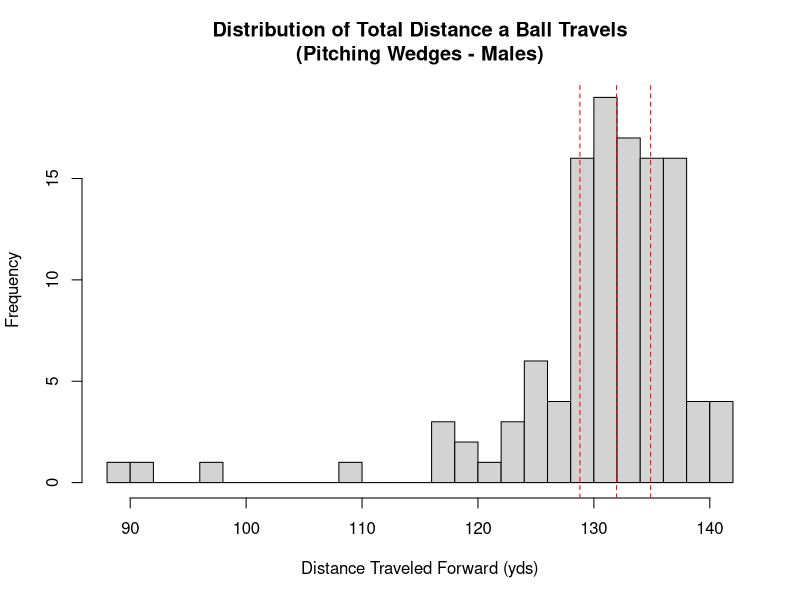
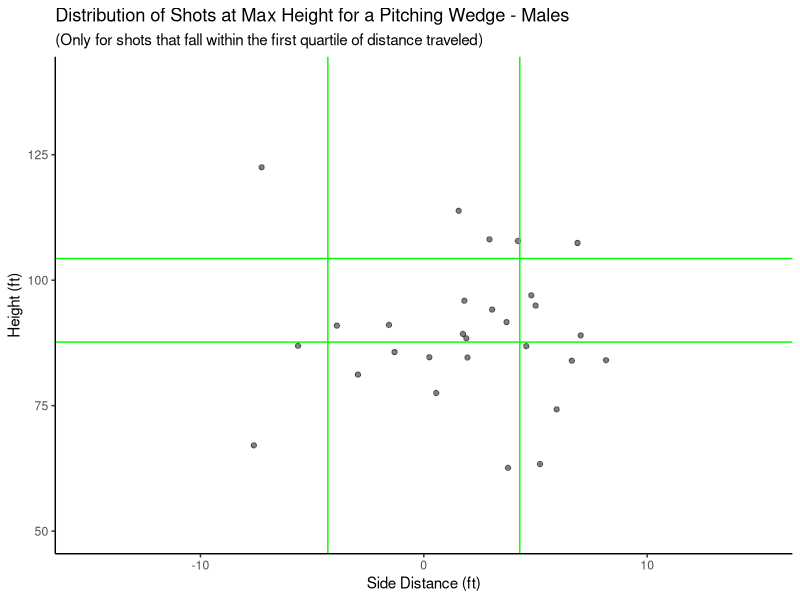
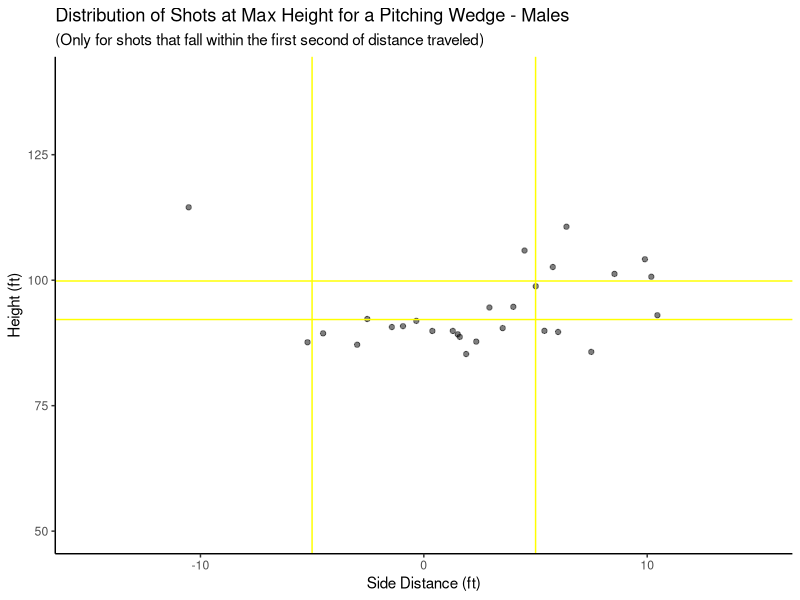
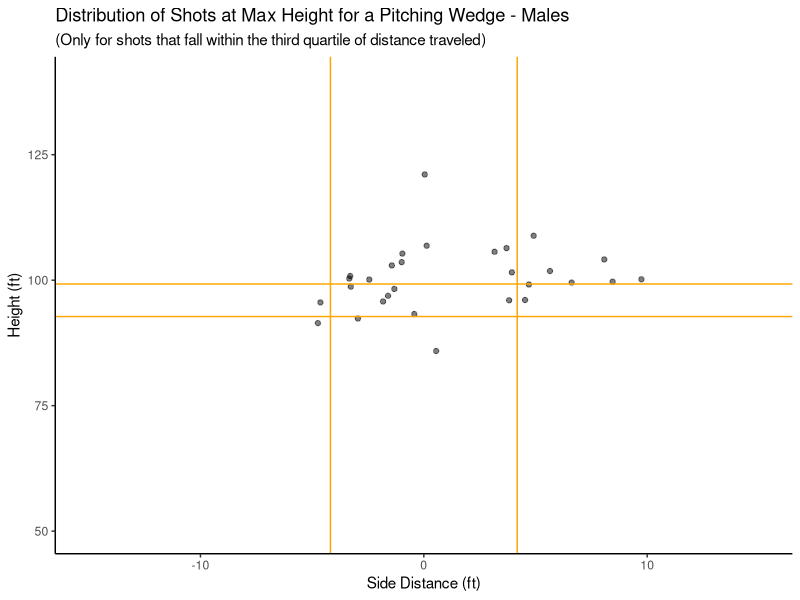
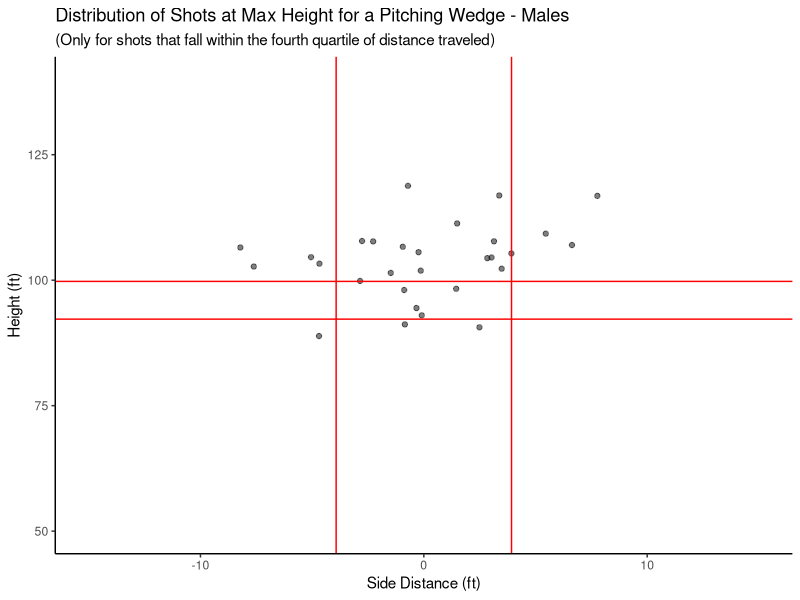
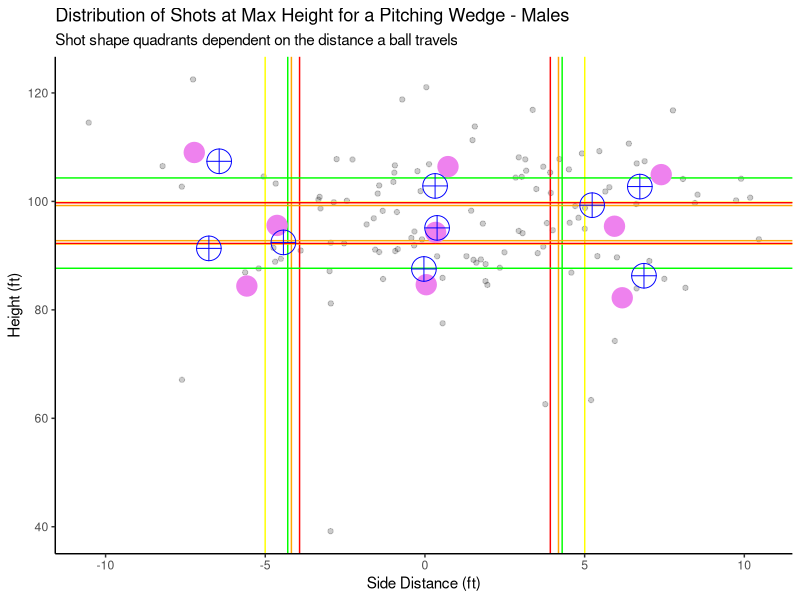

R code for these plots, in order:
## ---- chunk 1
library(tidyverse)
library(mgcv)
library(gam)
library(kableExtra)
# load in data
df_st_club <- read_csv("Data Cleaning/Output Data/Cleaned_Standard_Clubs.csv")

# Filter df for only Pitching Wedges
df_pw_lim <- filter(df_st_club, Club == "Pitching Wedge" & Sex == "Male")
## ---- chunk 2
# Side model
pw_side_final <- gam::gam(`Max Height - Side` ~
  gam::s(`Club Speed`) +
  gam::s(`Attack Angle`) +
  gam::s(`Swing Plane`) +
  gam::s(`Face Angle`) +
  gam::s(`Club Path`) +
  gam::s(shaft_lean), data = df_pw_lim)

# Height model
pw_height_final <- gam::gam(`Max Height - Height` ~
  gam::s(`Club Speed`) +
  gam::s(`Attack Angle`) +
  gam::s(`Swing Plane`) +
  gam::s(`Face Angle`) +
  gam::s(`Club Path`) +
  gam::s(shaft_lean), data = df_pw_lim)
## ---- chunk 3
# First distance quartile
q1_dist <- quantile(df_pw_lim$`Est. Total Flat - Length`, 0.25)
# Second Distance quartile
median_dist <- quantile(df_pw_lim$`Est. Total Flat - Length`, 0.50)
# Third Distance quartile
q3_dist <- quantile(df_pw_lim$`Est. Total Flat - Length`, 0.75)

# 0-25% of data, divide height standard deviation by this
sd_divisor_side_1 <- 1
# 25-50% of data, divde height standard deviation by this
sd_divisor_side_2 <- 1
# 0-25% of data, divide height standard deviation by this
sd_divisor_side_3 <- 1
# 25-100% of data, divide height standard deviation by this
sd_divisor_side_4 <- 1

# 0-25% of data, divide height standard deviation by this
sd_divisor_height_1 <- 2
# 25-50% of data, divide height standard deviation by this
sd_divisor_height_2 <- 2
# 0-25% of data, divide height standard deviation by this
sd_divisor_height_3 <- 2
# 25-100% of data, divide height standard deviation by this
sd_divisor_height_4 <- 2
## ---- chunk 4
# Split for Pitching Wedges and fades by sign
df_pw_lim$side_class_acc <- ifelse(df_pw_lim$`Max Height - Side` > 0, "Draw", "Fade")

# Limit data to first quartile
df_pw_lim_side1 <- filter(df_pw_lim, `Est. Total Flat - Length` < q1_dist)
# Get standard deviation
sd_lim_side1 <- sd(df_pw_lim_side1$`Max Height - Side`)

# Limit data to second quartile
df_pw_lim_side2 <- filter(df_pw_lim, `Est. Total Flat - Length` >= q1_dist)
df_pw_lim_side2 <- filter(df_pw_lim_side2, `Est. Total Flat - Length` < median_dist)
# Get standard deviation
sd_lim_side2 <- sd(df_pw_lim_side2$`Max Height - Side`)

# Limit data to third quartile
df_pw_lim_side3 <- filter(df_pw_lim, `Est. Total Flat - Length` >= median_dist)
df_pw_lim_side3 <- filter(df_pw_lim_side3, `Est. Total Flat - Length` < q3_dist)
# Get standard deviation
sd_lim_side3 <- sd(df_pw_lim_side3$`Max Height - Side`)

# Limit data to fourth quartile
df_pw_lim_side4 <- filter(df_pw_lim, `Est. Total Flat - Length` >= q3_dist)
# Get standard deviation
sd_lim_side4 <- sd(df_pw_lim_side4$`Max Height - Side`)

# Classify straights
for (i in 1:nrow(df_pw_lim)) {
  # Check to see if shot is in q1
  if (df_pw_lim[i, "Est. Total Flat - Length"] < q1_dist) {
    # Classify as straight is criteria is met
    if (df_pw_lim[i, "Max Height - Side"] < sd_lim_side1 / sd_divisor_side_1 &
      df_pw_lim[i, "Max Height - Side"] > -sd_lim_side1 / sd_divisor_side_1) {
      # Accessing the 'side_class' column by name to assign "Straight"
      df_pw_lim[i, "side_class_acc"] <- "Straight"
    }
    # Check to see if shot is in q2
  } else if (df_pw_lim[i, "Est. Total Flat - Length"] < median_dist) {
    # Classify as straight is criteria is met
    if (df_pw_lim[i, "Max Height - Side"] < sd_lim_side2 / sd_divisor_side_2 &
      df_pw_lim[i, "Max Height - Side"] > -sd_lim_side2 / sd_divisor_side_2) {
      df_pw_lim[i, "side_class_acc"] <- "Straight"
    }
    # Check to see if shot is in q3
  } else if (df_pw_lim[i, "Est. Total Flat - Length"] < q3_dist) {
    # Classify as straight is criteria is met
    if (df_pw_lim[i, "Max Height - Side"] < sd_lim_side3 / sd_divisor_side_3 &
      df_pw_lim[i, "Max Height - Side"] > -sd_lim_side3 / sd_divisor_side_3) {
      df_pw_lim[i, "side_class_acc"] <- "Straight"
    }
    # Check to see if shot is in q4
  } else {
    # Classify as straight is criteria is met
    if (df_pw_lim[i, "Max Height - Side"] < sd_lim_side4 / sd_divisor_side_4 &
      df_pw_lim[i, "Max Height - Side"] > -sd_lim_side4 / sd_divisor_side_4) {
      df_pw_lim[i, "side_class_acc"] <- "Straight"
    }
  }
}
## ---- chunk 5
# Define height class variable
df_pw_lim$height_class_acc <- "Medium"

# Limit data to first quartile
df_pw_lim_height1 <- filter(df_pw_lim, `Est. Total Flat - Length` < q1_dist)
# Get mean and standard deviation
mean_lim_height1 <- mean(df_pw_lim_height1$`Max Height - Height`)
mean_lim_height1 <- 96
sd_lim_height1 <- sd(df_pw_lim_height1$`Max Height - Height`)

# Limit data to second quartile
df_pw_lim_height2 <- filter(df_pw_lim, `Est. Total Flat - Length` >= q1_dist)
df_pw_lim_height2 <- filter(df_pw_lim_height2, `Est. Total Flat - Length` < median_dist)
# Get mean and standard deviation
mean_lim_height2 <- mean(df_pw_lim_height2$`Max Height - Height`)
mean_lim_height2 <- 96
sd_lim_height2 <- sd(df_pw_lim_height2$`Max Height - Height`)

# Limit data to third quartile
df_pw_lim_height3 <- filter(df_pw_lim, `Est. Total Flat - Length` >= median_dist)
df_pw_lim_height3 <- filter(df_pw_lim_height3, `Est. Total Flat - Length` < q3_dist)
# Get mean and standard deviation
mean_lim_height3 <- mean(df_pw_lim_height3$`Max Height - Height`)
mean_lim_height3 <- 96
sd_lim_height3 <- sd(df_pw_lim_height3$`Max Height - Height`)

# Limit data to fourth quartile
df_pw_lim_height4 <- filter(df_pw_lim, `Est. Total Flat - Length` >= q3_dist)
# Get mean and standard deviation
mean_lim_height4 <- mean(df_pw_lim_height4$`Max Height - Height`)
mean_lim_height4 <- 96
sd_lim_height4 <- sd(df_pw_lim_height4$`Max Height - Height`)

# Classify height
for (i in 1:nrow(df_pw_lim)) {
  # Check if shot is in distance q1
  if (df_pw_lim[i, "Est. Total Flat - Length"] < q1_dist) {
    # Classify as high/low/medium based on criteria
    if (df_pw_lim[i, "Max Height - Height"] > (mean_lim_height1 + sd_lim_height1 / sd_divisor_height_1)) {
      df_pw_lim[i, "height_class_acc"] <- "High"
    }
    if (df_pw_lim[i, "Max Height - Height"] < (mean_lim_height1 - sd_lim_height1 / sd_divisor_height_1)) {
      df_pw_lim[i, "height_class_acc"] <- "Low"
    }
    # Check if shot is in distance q1
  } else if (df_pw_lim[i, "Est. Total Flat - Length"] < median_dist) {
    # Classify as high/low/medium based on criteria
    if (df_pw_lim[i, "Max Height - Height"] > (mean_lim_height2 + sd_lim_height2 / sd_divisor_height_2)) {
      df_pw_lim[i, "height_class_acc"] <- "High"
    }
    if (df_pw_lim[i, "Max Height - Height"] < (mean_lim_height2 - sd_lim_height2 / sd_divisor_height_2)) {
      df_pw_lim[i, "height_class_acc"] <- "Low"
    }
    # Check if shot is in distance q1
  } else if (df_pw_lim[i, "Est. Total Flat - Length"] < q3_dist) {
    # Classify as high/low/medium based on criteria
    if (df_pw_lim[i, "Max Height - Height"] > (mean_lim_height3 + sd_lim_height3 / sd_divisor_height_3)) {
      df_pw_lim[i, "height_class_acc"] <- "High"
    }
    if (df_pw_lim[i, "Max Height - Height"] < (mean_lim_height3 - sd_lim_height3 / sd_divisor_height_3)) {
      df_pw_lim[i, "height_class_acc"] <- "Low"
    }
    # Check if shot is in distance q1
  } else {
    # Classify as high/low/medium based on criteria
    if (df_pw_lim[i, "Max Height - Height"] > (mean_lim_height4 + sd_lim_height4 / sd_divisor_height_4)) {
      df_pw_lim[i, "height_class_acc"] <- "High"
    }
    if (df_pw_lim[i, "Max Height - Height"] < (mean_lim_height4 - sd_lim_height4 / sd_divisor_height_4)) {
      df_pw_lim[i, "height_class_acc"] <- "Low"
    }
  }
}
## ---- chunk 6
hist(df_pw_lim$`Est. Total Flat - Length`, breaks = 25, main = "Distribution of Total Distance a Ball Travels\n(Pitching Wedges - Males)", xlab = "Distance Traveled Forward (yds)", col = "lightgrey")
abline(v = q1_dist, col = "red", lty = 2)
abline(v = median_dist, col = "red", lty = 2)
abline(v = q3_dist, col = "red", lty = 2)
## ---- chunk 7
# Create a data frame template to keep ideal parameters inclusive of intervals
df_ideal_pw <- data.frame(
  Club = character(),
  Height_Class = character(),
  Side_Class = character(),
  Sex = character(),
  Club_Path_Angle = double(),
  Lie_Angle = double(),
  Attack_Angle = double(),
  Club_Speed = double(),
  Shaft_Lean = double(),
  Face_Angle = double(),
  Data_Points = numeric(),
  CPA_LB = double(),
  CPA_UB = double(),
  LA_LB = double(),
  LA_UB = double(),
  AA_LB = double(),
  AA_UB = double(),
  CS_LB = double(),
  CS_UB = double(),
  SL_LB = double(),
  SL_UB = double(),
  FA_LB = double(),
  FA_UB = double()
)

# Lists for shot shapes
heights <- c("High", "Medium", "Low")
sides <- c("Draw", "Straight", "Fade")

# Variable for row iterator
row <- 1

# Loop though each shot shape combination
for (height in heights) {
  for (side in sides) {
    # Filter to only specific shot shape
    shot_shape_df <- filter(df_pw_lim, side_class_acc == side & height_class_acc == height)

    # Store club and shot shape
    df_ideal_pw[row, "Club"] <- "Pitching Wedge"
    df_ideal_pw[row, "Height_Class"] <- height
    df_ideal_pw[row, "Side_Class"] <- side
    df_ideal_pw[row, "Sex"] <- "Male"

    # Get ideal parameters from medians
    df_ideal_pw[row, "Club_Path_Angle"] <- median(shot_shape_df$`Club Path`)
    df_ideal_pw[row, "Lie_Angle"] <- median(shot_shape_df$`Swing Plane`)
    df_ideal_pw[row, "Attack_Angle"] <- mean(shot_shape_df$`Attack Angle`)
    df_ideal_pw[row, "Club_Speed"] <- mean(shot_shape_df$`Club Speed`)
    df_ideal_pw[row, "Shaft_Lean"] <- mean(shot_shape_df$shaft_lean)
    df_ideal_pw[row, "Face_Angle"] <- mean(shot_shape_df$`Face Angle`)
    df_ideal_pw[row, "Data_Points"] <- nrow(shot_shape_df)

    # Inital standard deviations are zero
    sd_cpa <- 0
    sd_la <- 0
    sd_aa <- 0
    sd_cs <- 0
    sd_sl <- 0
    sd_fa <- 0

    # Check to make sure there is enough data for a bound
    if (nrow(shot_shape_df) > 1) {
      # Find standard deviation of each CHP
      sd_cpa <- sd(shot_shape_df$`Club Path`)
      sd_la <- sd(shot_shape_df$`Swing Plane`)
      sd_aa <- sd(shot_shape_df$`Attack Angle`)
      sd_cs <- sd(shot_shape_df$`Club Speed`)
      sd_sl <- sd(shot_shape_df$shaft_lean)
      sd_fa <- sd(shot_shape_df$`Face Angle`)
    }

    # Find lower bound for each parameter by subtracting a fraction of sd
    df_ideal_pw[row, "CPA_LB"] <- median(shot_shape_df$`Club Path`) - (sd_cpa / 16)
    df_ideal_pw[row, "LA_LB"] <- median(shot_shape_df$`Swing Plane`) - (sd_la / 16)
    df_ideal_pw[row, "AA_LB"] <- mean(shot_shape_df$`Attack Angle`) - (sd_aa / 16)
    df_ideal_pw[row, "CS_LB"] <- mean(shot_shape_df$`Club Speed`) - (sd_cs / 16)
    df_ideal_pw[row, "SL_LB"] <- mean(shot_shape_df$shaft_lean) - (sd_sl / 16)
    df_ideal_pw[row, "FA_LB"] <- mean(shot_shape_df$`Face Angle`) - (sd_fa / 16)

    # Find upper bound for each parameter by adding a fraction of sd
    df_ideal_pw[row, "CPA_UB"] <- median(shot_shape_df$`Club Path`) + (sd_cpa / 16)
    df_ideal_pw[row, "LA_UB"] <- median(shot_shape_df$`Swing Plane`) + (sd_la / 16)
    df_ideal_pw[row, "AA_UB"] <- mean(shot_shape_df$`Attack Angle`) + (sd_aa / 16)
    df_ideal_pw[row, "CS_UB"] <- mean(shot_shape_df$`Club Speed`) + (sd_cs / 16)
    df_ideal_pw[row, "SL_UB"] <- mean(shot_shape_df$shaft_lean) + (sd_sl / 16)
    df_ideal_pw[row, "FA_UB"] <- mean(shot_shape_df$`Face Angle`) + (sd_fa / 16)


    # Iterate to next row
    row <- row + 1
  }
}
## ---- chunk 8
# Create dummy data frame that matches with visualization
df_ideal_pw_mutated <- df_ideal_pw
colnames(df_ideal_pw_mutated) <- c(
  "Club", "Height_Class", "Side_Class", "Sex",
  "Club Path", "Swing Plane", "Attack Angle",
  "Club Speed", "shaft_lean", "Face Angle"
)

# Get predictions from moedls
side_preds <- predict(pw_side_final, df_ideal_pw_mutated)
height_preds <- predict(pw_height_final, df_ideal_pw_mutated)

# Data frame with predicted spot in air
predictions_quad <- data.frame(side_preds, height_preds)

# Get side means for each shot shape
side_mean <- c(
  mean(filter(df_pw_lim, side_class_acc == "Draw" & height_class_acc == "High")$`Max Height - Side`),
  mean(filter(df_pw_lim, side_class_acc == "Straight" & height_class_acc == "High")$`Max Height - Side`),
  mean(filter(df_pw_lim, side_class_acc == "Fade" & height_class_acc == "High")$`Max Height - Side`),
  mean(filter(df_pw_lim, side_class_acc == "Draw" & height_class_acc == "Medium")$`Max Height - Side`),
  mean(filter(df_pw_lim, side_class_acc == "Straight" & height_class_acc == "Medium")$`Max Height - Side`),
  mean(filter(df_pw_lim, side_class_acc == "Fade" & height_class_acc == "Medium")$`Max Height - Side`),
  mean(filter(df_pw_lim, side_class_acc == "Draw" & height_class_acc == "Low")$`Max Height - Side`),
  mean(filter(df_pw_lim, side_class_acc == "Straight" & height_class_acc == "Low")$`Max Height - Side`),
  mean(filter(df_pw_lim, side_class_acc == "Fade" & height_class_acc == "Low")$`Max Height - Side`)
)

# Get height means for each shot shape
height_mean <- c(
  mean(filter(df_pw_lim, side_class_acc == "Draw" & height_class_acc == "High")$`Max Height - Height`),
  mean(filter(df_pw_lim, side_class_acc == "Straight" & height_class_acc == "High")$`Max Height - Height`),
  mean(filter(df_pw_lim, side_class_acc == "Fade" & height_class_acc == "High")$`Max Height - Height`),
  mean(filter(df_pw_lim, side_class_acc == "Draw" & height_class_acc == "Medium")$`Max Height - Height`),
  mean(filter(df_pw_lim, side_class_acc == "Straight" & height_class_acc == "Medium")$`Max Height - Height`),
  mean(filter(df_pw_lim, side_class_acc == "Fade" & height_class_acc == "Medium")$`Max Height - Height`),
  mean(filter(df_pw_lim, side_class_acc == "Draw" & height_class_acc == "Low")$`Max Height - Height`),
  mean(filter(df_pw_lim, side_class_acc == "Straight" & height_class_acc == "Low")$`Max Height - Height`),
  mean(filter(df_pw_lim, side_class_acc == "Fade" & height_class_acc == "Low")$`Max Height - Height`)
)

shot_shape <- c(
  "High Draw", "High Straight", "High Fade",
  "Medium Draw", "Medium Straight", "Medium Fade",
  "Low Draw", "Low Straight", "Low Fade"
)

# Put means in dataframe
means_quad <- data.frame(side_mean, height_mean)

par(mfrow = c(2, 2))
# Visualize q1 quadrants
ggplot(df_pw_lim_height1, aes(x = `Max Height - Side`, y = `Max Height - Height`)) +
  ylim(50, 140) +
  xlim(-15, 15) +
  geom_point(alpha = 0.5) +
  geom_vline(aes(xintercept = -sd_lim_side1 / sd_divisor_side_1), col = "green") +
  geom_vline(aes(xintercept = sd_lim_side1 / sd_divisor_side_1), col = "green") +
  geom_hline(aes(yintercept = (mean_lim_height1 + sd_lim_height1 / sd_divisor_height_1)), col = "green") +
  geom_hline(aes(yintercept = (mean_lim_height1 - sd_lim_height1 / sd_divisor_height_1)), col = "green") +
  theme(
    panel.grid.major = element_blank(), panel.grid.minor = element_blank(),
    panel.background = element_blank(), axis.line = element_line(colour = "black")
  ) +
  labs(
    title = "Distribution of Shots at Max Height for a Pitching Wedge - Males",
    subtitle = "(Only for shots that fall within the first quartile of distance traveled)",
    y = "Height (ft)",
    x = "Side Distance (ft)"
  )

# Visualize q2 quadrants
ggplot(df_pw_lim_height2, aes(x = `Max Height - Side`, y = `Max Height - Height`)) +
  ylim(50, 140) +
  xlim(-15, 15) +
  geom_point(alpha = 0.5) +
  geom_vline(aes(xintercept = -sd_lim_side2 / sd_divisor_side_2), col = "yellow") +
  geom_vline(aes(xintercept = sd_lim_side2 / sd_divisor_side_2), col = "yellow") +
  geom_hline(aes(yintercept = (mean_lim_height2 + sd_lim_height2 / sd_divisor_height_2)), col = "yellow") +
  geom_hline(aes(yintercept = (mean_lim_height2 - sd_lim_height2 / sd_divisor_height_2)), col = "yellow") +
  theme(
    panel.grid.major = element_blank(), panel.grid.minor = element_blank(),
    panel.background = element_blank(), axis.line = element_line(colour = "black")
  ) +
  labs(
    title = "Distribution of Shots at Max Height for a Pitching Wedge - Males",
    subtitle = "(Only for shots that fall within the first second of distance traveled)",
    y = "Height (ft)",
    x = "Side Distance (ft)"
  )

# Visualize q2 quadrants
ggplot(df_pw_lim_height3, aes(x = `Max Height - Side`, y = `Max Height - Height`)) +
  ylim(50, 140) +
  xlim(-15, 15) +
  geom_point(alpha = 0.5) +
  geom_vline(aes(xintercept = -sd_lim_side3 / sd_divisor_side_3), col = "orange") +
  geom_vline(aes(xintercept = sd_lim_side3 / sd_divisor_side_3), col = "orange") +
  geom_hline(aes(yintercept = (mean_lim_height3 + sd_lim_height3 / sd_divisor_height_3)), col = "orange") +
  geom_hline(aes(yintercept = (mean_lim_height3 - sd_lim_height3 / sd_divisor_height_3)), col = "orange") +
  theme(
    panel.grid.major = element_blank(), panel.grid.minor = element_blank(),
    panel.background = element_blank(), axis.line = element_line(colour = "black")
  ) +
  labs(
    title = "Distribution of Shots at Max Height for a Pitching Wedge - Males",
    subtitle = "(Only for shots that fall within the third quartile of distance traveled)",
    y = "Height (ft)",
    x = "Side Distance (ft)"
  )


# Visualize q4 quadrants
ggplot(df_pw_lim_height4, aes(x = `Max Height - Side`, y = `Max Height - Height`)) +
  ylim(50, 140) +
  xlim(-15, 15) +
  geom_point(alpha = 0.5) +
  geom_vline(aes(xintercept = -sd_lim_side4 / sd_divisor_side_4), col = "red") +
  geom_vline(aes(xintercept = sd_lim_side4 / sd_divisor_side_4), col = "red") +
  geom_hline(aes(yintercept = (mean_lim_height4 + sd_lim_height4 / sd_divisor_height_4)), col = "red") +
  geom_hline(aes(yintercept = (mean_lim_height4 - sd_lim_height4 / sd_divisor_height_4)), col = "red") +
  theme(
    panel.grid.major = element_blank(), panel.grid.minor = element_blank(),
    panel.background = element_blank(), axis.line = element_line(colour = "black")
  ) +
  labs(
    title = "Distribution of Shots at Max Height for a Pitching Wedge - Males",
    subtitle = "(Only for shots that fall within the fourth quartile of distance traveled)",
    y = "Height (ft)",
    x = "Side Distance (ft)"
  )

# Visualize all quadrants with the parameters landing via model
ggplot(df_pw_lim, aes(x = `Max Height - Side`, y = `Max Height - Height`)) +
  geom_point(alpha = 0.2) +
  geom_vline(aes(xintercept = -sd_lim_side1 / sd_divisor_side_1), col = "green") +
  geom_vline(aes(xintercept = sd_lim_side1 / sd_divisor_side_1), col = "green") +
  geom_vline(aes(xintercept = -sd_lim_side2 / sd_divisor_side_2), col = "yellow") +
  geom_vline(aes(xintercept = sd_lim_side2 / sd_divisor_side_2), col = "yellow") +
  geom_vline(aes(xintercept = -sd_lim_side3 / sd_divisor_side_3), col = "orange") +
  geom_vline(aes(xintercept = sd_lim_side3 / sd_divisor_side_3), col = "orange") +
  geom_vline(aes(xintercept = -sd_lim_side4 / sd_divisor_side_4), col = "red") +
  geom_vline(aes(xintercept = sd_lim_side4 / sd_divisor_side_4), col = "red") +
  geom_hline(aes(yintercept = (mean_lim_height1 + sd_lim_height1 / sd_divisor_height_1)), col = "green") +
  geom_hline(aes(yintercept = (mean_lim_height1 - sd_lim_height1 / sd_divisor_height_1)), col = "green") +
  geom_hline(aes(yintercept = (mean_lim_height2 + sd_lim_height2 / sd_divisor_height_2)), col = "yellow") +
  geom_hline(aes(yintercept = (mean_lim_height2 - sd_lim_height2 / sd_divisor_height_2)), col = "yellow") +
  geom_hline(aes(yintercept = (mean_lim_height3 + sd_lim_height3 / sd_divisor_height_3)), col = "orange") +
  geom_hline(aes(yintercept = (mean_lim_height3 - sd_lim_height3 / sd_divisor_height_3)), col = "orange") +
  geom_hline(aes(yintercept = (mean_lim_height4 + sd_lim_height4 / sd_divisor_height_4)), col = "red") +
  geom_hline(aes(yintercept = (mean_lim_height4 - sd_lim_height4 / sd_divisor_height_4)), col = "red") +
  labs(
    title = "Distribution of Shots at Max Height for a Pitching Wedge - Males",
    subtitle = "Shot shape quadrants dependent on the distance a ball travels",
    y = "Height (ft)",
    x = "Side Distance (ft)"
  ) +
  geom_text(x = -14, y = 135, label = "Fade") +
  geom_text(x = 0, y = 135, label = "Straight") +
  geom_text(x = 14, y = 135, label = "Draw") +
  theme(
    panel.grid.major = element_blank(), panel.grid.minor = element_blank(),
    panel.background = element_blank(), axis.line = element_line(colour = "black")
  ) +
  geom_point(data = means_quad, aes(x = side_mean, y = height_mean), color = "violet", pch = 20, size = 10) +
  geom_point(data = predictions_quad, aes(x = side_preds, y = height_preds), color = "blue", pch = 10, size = 8)
## ---- chunk 9
# Dummy df for sharing table
df_ideal_pw_male_sharable <- data.frame(
  Club = df_ideal_pw$Club,
  Shot_Shape = paste(df_ideal_pw$Height_Class, df_ideal_pw$Side_Class),
  Sex = df_ideal_pw$Sex,
  Club_Path_Angle = df_ideal_pw$Club_Path_Angle,
  CPA_LB = df_ideal_pw$CPA_LB,
  CPA_UB = df_ideal_pw$CPA_UB,
  Lie_Angle = df_ideal_pw$Lie_Angle,
  LA_LB = df_ideal_pw$LA_LB,
  LA_UB = df_ideal_pw$LA_UB,
  Attack_Angle = df_ideal_pw$Attack_Angle,
  AA_LB = df_ideal_pw$AA_LB,
  AA_UB = df_ideal_pw$AA_UB,
  Club_Speed = df_ideal_pw$Club_Speed,
  CS_LB = df_ideal_pw$CS_LB,
  CS_UB = df_ideal_pw$CS_UB,
  Shaft_Lean = df_ideal_pw$Shaft_Lean,
  SL_LB = df_ideal_pw$SL_LB,
  SL_UB = df_ideal_pw$SL_UB,
  Face_Angle = df_ideal_pw$Face_Angle,
  FA_LB = df_ideal_pw$FA_LB,
  FA_UB = df_ideal_pw$FA_UB,
  Data_Points = df_ideal_pw$Data_Points
)

# Output kable
kable(df_ideal_pw_male_sharable, escape = TRUE, caption = "Ideal Parameter Estimates for Pitching Wedge From Centers of Actual Data (Males)") %>%
  kable_styling(latex_options = "hold_position")
